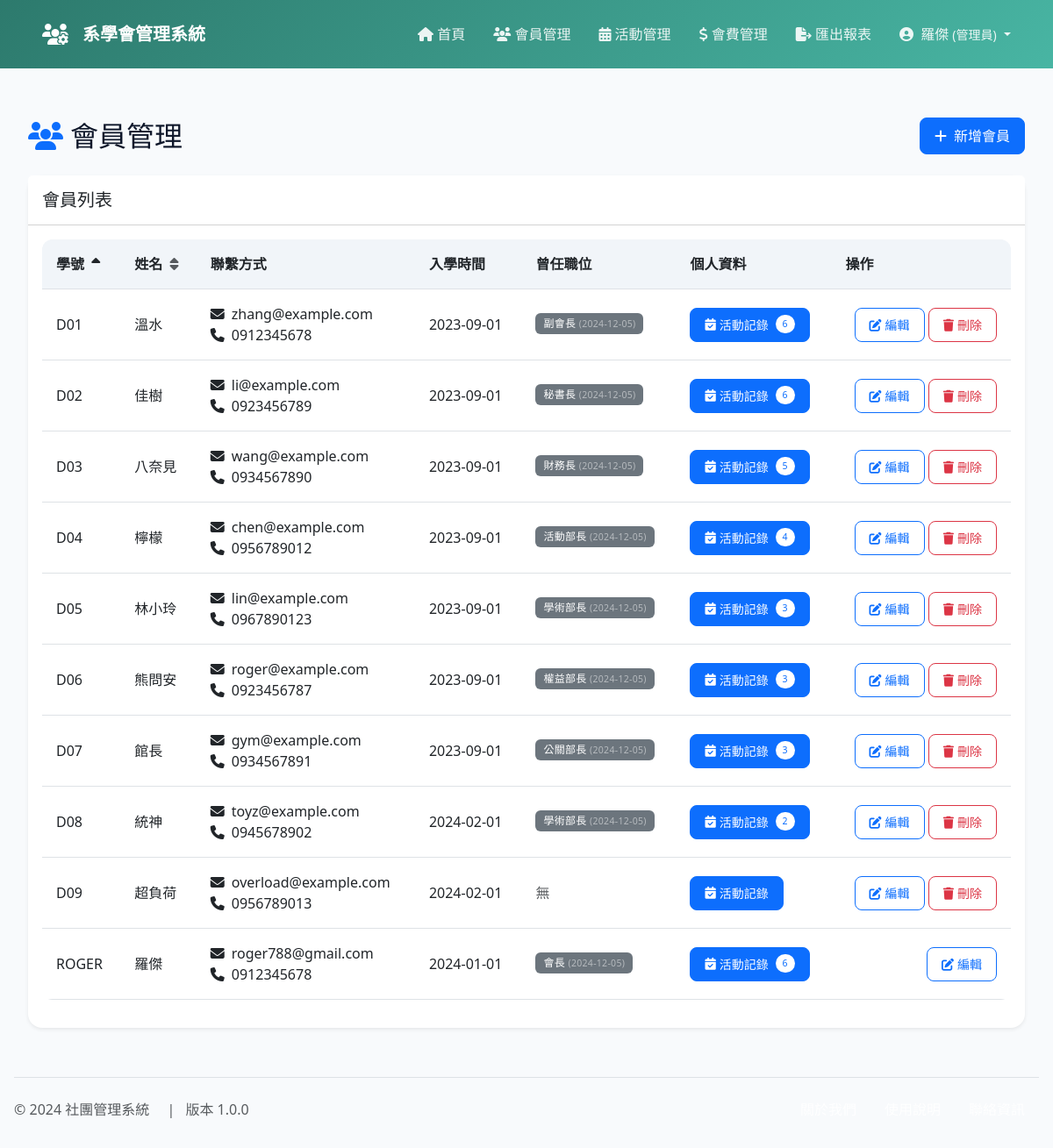
The page /public/members/members.php (signed in) on the database its author committed.
### tables this page shows
CREATE TABLE members (
    id INT PRIMARY KEY AUTO_INCREMENT,
    student_id VARCHAR(10) UNIQUE NOT NULL,
    name VARCHAR(50) NOT NULL,
    department VARCHAR(50) NOT NULL,
    class VARCHAR(20) NOT NULL,
    email VARCHAR(100),
    phone VARCHAR(20),
    entry_date DATE NOT NULL,
    role ENUM('admin', 'member') DEFAULT 'member',
    password VARCHAR(32) NOT NULL,
    created_at TIMESTAMP DEFAULT CURRENT_TIMESTAMP,
    updated_at TIMESTAMP DEFAULT CURRENT_TIMESTAMP ON UPDATE CURRENT_TIMESTAMP,
    INDEX idx_student_id (student_id),
    INDEX idx_department_class (department, class)
);

### public/members/members.php (the view, shortened to what this page needs)
<?php
require_once '../../includes/header.php';
require_once '../../config/database.php';
?>
<?php
$isAdmin = isset($_SESSION['role']) && $_SESSION['role'] === 'admin';
$currentUserId = $_SESSION['user_id'];
$orderBy = isset($_GET['sort']) ? $_GET['sort'] : 'student_id';
$order = isset($_GET['order']) ? $_GET['order'] : 'asc';
$validColumns = ['student_id', 'name', 'department', 'activity_count'];
$orderBy = in_array($orderBy, $validColumns) ? $orderBy : 'student_id';
$order = strtolower($order) === 'desc' ? 'desc' : 'asc';
$query = "
    SELECT
        m.*,
        COUNT(DISTINCT ap.activity_id) as activity_count,
        GROUP_CONCAT(
            DISTINCT
            CONCAT(p.name, ' (', DATE_FORMAT(mp.created_at, '%Y-%m-%d'), ')')
            ORDER BY mp.created_at DESC
            SEPARATOR '||'
        ) as positions,
        GROUP_CONCAT(
            DISTINCT mp.position_id
            ORDER BY mp.created_at DESC
        ) as position_ids
    FROM
        members m
        LEFT JOIN activity_participants ap ON m.id = ap.member_id
        LEFT JOIN member_positions mp ON m.id = mp.member_id
        LEFT JOIN positions p ON mp.position_id = p.id
    GROUP BY
        m.id
    ORDER BY
        $orderBy $order";
$stmt = $conn->query($query);
$members = $stmt->fetchAll();
function getSortUrl($column, $currentOrderBy, $currentOrder) {
    $newOrder = ($currentOrderBy === $column && $currentOrder === 'asc') ? 'desc' : 'asc';
    return "?sort=" . $column . "&order=" . $newOrder;
}
function getSortIcon($column, $currentOrderBy, $currentOrder) {
    if ($currentOrderBy !== $column) {
        return '<i class="fas fa-sort text-muted ms-1"></i>';
    }
    return $currentOrder === 'asc'
        ? '<i class="fas fa-sort-up ms-1"></i>'
        : '<i class="fas fa-sort-down ms-1"></i>';
}
?>
<div class="container mt-4">
    <div class="d-flex justify-content-between align-items-center mb-4">
        <h2 class="mb-0">
            <i class="fas fa-users text-primary me-2"></i>會員管理
        </h2>
        <?php if ($isAdmin): ?>
        <button type="button" class="btn btn-primary btn-add-member" id="addMemberBtn">
            <i class="fas fa-plus me-2"></i>新增會員
        </button>
        <?php endif; ?>
    </div>
    <div class="card shadow-sm">
        <div class="card-header bg-white py-3">
            <h5 class="mb-0">會員列表</h5>
        </div>
        <div class="card-body">
            <div class="table-responsive">
                <table class="table table-hover align-middle">
                    <thead class="bg-light">
                        <tr>
                            <th>
                                <a href="<?php echo getSortUrl('student_id', $orderBy, $order); ?>" class="text-decoration-none text-dark">
                                    學號 <?php echo getSortIcon('student_id', $orderBy, $order); ?>
                                </a>
                            </th>
                            <th>
                                <a href="<?php echo getSortUrl('name', $orderBy, $order); ?>" class="text-decoration-none text-dark">
                                    姓名 <?php echo getSortIcon('name', $orderBy, $order); ?>
                                </a>
                            </th>
                            <th>聯繫方式</th>
                            <th>入學時間</th>
                            <th>曾任職位</th>
                            <th>個人資料</th>
                            <th>操作</th>
                        </tr>
                    </thead>
                    <tbody>
                        <?php if (empty($members)): ?>
                        <tr>
                            <td colspan="7" class="text-center py-4 text-muted">
                                <i class="fas fa-users fa-3x mb-3 d-block"></i>
                                目前有會員資料
                            </td>
                        </tr>
                        <?php else: ?>
                        <?php foreach ($members as $member): ?>
                        <tr>
                            <td><?php echo htmlspecialchars($member['student_id']); ?></td>
                            <td><?php echo htmlspecialchars($member['name']); ?></td>
                            <td>
                                <div><i class="fas fa-envelope me-2"></i><?php echo htmlspecialchars($member['email']); ?></div>
                                <div><i class="fas fa-phone me-2"></i><?php echo htmlspecialchars($member['phone']); ?></div>
                            </td>
                            <td><?php echo htmlspecialchars($member['entry_date']); ?></td>
                            <td>
                                <?php
                                if ($member['positions']) {
                                    $positions = explode('||', $member['positions']);
                                    foreach ($positions as $position) {
                                        if (preg_match('/(.+?) \((\d{4}-\d{2}-\d{2})\)/', $position, $matches)) {
                                            $posName = $matches[1];
                                            $posDate = $matches[2];
                                            echo '<div class="badge bg-secondary mb-1">';
                                            echo htmlspecialchars($posName);
                                            echo ' <small class="text-white-50">(' . htmlspecialchars($posDate) . ')</small>';
                                            echo '</div><br>';
                                        }
                                    }
                                } else {
                                    echo '<span class="text-muted">無</span>';
                                }
                                ?>
                            </td>
                            <td>
                                <a href="member_activities.php?id=<?php echo $member['id']; ?>"
                                   class="btn btn-primary btn-sm position-relative d-inline-flex align-items-center"
                                   style="transition: all 0.2s ease-in-out;"
                                   onmouseover="this.style.transform='translateY(-1px)'"
                                   onmouseout="this.style.transform='translateY(0)'">
                                    <i class="fas fa-calendar-check me-1"></i>
                                    活動記錄
                                    <?php if($member['activity_count'] > 0): ?>
                                    <span class="badge bg-white text-primary rounded-pill ms-2">
                                        <?php echo $member['activity_count']; ?>
                                    </span>
                                    <?php endif; ?>
                                </a>
                            </td>
                            <td class="text-end">
                                <?php if ($isAdmin): ?>
                                    <button type="button"
                                            class="btn btn-sm btn-outline-primary btn-edit-member"
                                            data-member='<?php echo htmlspecialchars(json_encode([
                                                'id' => $member['id'],
                                                'student_id' => $member['student_id'],
                                                'name' => $member['name'],
                                                'department' => $member['department'],
                                                'class' => $member['class'],
                                                'email' => $member['email'],
                                                'phone' => $member['phone'],
                                                'entry_date' => $member['entry_date'],
                                                'role' => $member['role'],
                                                'positions' => $member['position_ids']
                                            ])); ?>'>
                                        <i class="fas fa-edit me-1"></i>編輯
                                    </button>
                                    <?php if ($member['id'] != $currentUserId): ?>
                                    <button type="button"
                                            class="btn btn-sm btn-outline-danger btn-delete-member"
                                            data-member-id="<?php echo $member['id']; ?>">
                                        <i class="fas fa-trash me-1"></i>刪除
                                    </button>
                                    <?php endif; ?>
                                <?php endif; ?>
                            </td>
                        </tr>
                        <?php endforeach; ?>
                        <?php endif; ?>
                    </tbody>
                </table>
            </div>
        </div>
    </div>
</div>
<?php require_once '../../includes/footer.php'; ?>

### includes/header.php (style rules this page uses)
:root { --primary-color: #2D7A6D; --secondary-color: #48B5A3; --bg-color: #f8fafc; --text-color: #0f172a; }
body { background-color: var(--bg-color); color: var(--text-color); font-family: system-ui, -apple-system, 'Segoe UI', sans-serif; min-height: 100vh; display: flex; flex-direction: column; }
.container { max-width: 1200px; margin: 0 auto; padding: 0 1rem; }
.btn { padding: 0.5rem 1rem; border-radius: 0.5rem; font-weight: 500; transition: all 0.2s ease; }
.card { border: none; border-radius: 1rem; box-shadow: 0 1px 3px 0 rgba(0, 0, 0, 0.1); transition: all 0.2s ease; }
.table { border-radius: 0.75rem; overflow: hidden; }
.table thead th { background-color: #f1f5f9; font-weight: 600; padding: 1rem; white-space: nowrap; }
.table td { padding: 1rem; vertical-align: middle; }
.badge { padding: 0.5em 0.75em; font-weight: 500; letter-spacing: 0.025em; border-radius: 0.375rem; }

### rows shown on the page
members: student "D01", name "溫水", email "zhang@example.com", phone "0912345678", entry_date "2023-09-01", posName "副會長", posDate "2024-12-05", activity_count "6"
members: student "D02", name "佳樹", email "li@example.com", phone "0923456789", entry_date "2023-09-01", posName "秘書長", posDate "2024-12-05", activity_count "6"
members: student "D03", name "八奈見", email "wang@example.com", phone "0934567890", entry_date "2023-09-01", posName "財務長", posDate "2024-12-05", activity_count "5"
members: student "D04", name "檸檬", email "chen@example.com", phone "0956789012", entry_date "2023-09-01", posName "活動部長", posDate "2024-12-05", activity_count "4"
members: student "D05", name "林小玲", email "lin@example.com", phone "0967890123", entry_date "2023-09-01", posName "學術部長", posDate "2024-12-05", activity_count "3"
members: student "D06", name "熊問安", email "roger@example.com", phone "0923456787", entry_date "2023-09-01", posName "權益部長", posDate "2024-12-05", activity_count "3"
members: student "D07", name "館長", email "gym@example.com", phone "0934567891", entry_date "2023-09-01", posName "公關部長", posDate "2024-12-05", activity_count "3"
members: student "D08", name "統神", email "toyz@example.com", phone "0945678902", entry_date "2024-02-01", posName "學術部長", posDate "2024-12-05", activity_count "2"
members: student "D09", name "超負荷", email "overload@example.com", phone "0956789013", entry_date "2024-02-01", shows "無"
members: student "ROGER", name "羅傑", email "roger788@gmail.com", phone "0912345678", entry_date "2024-01-01", posName "會長", posDate "2024-12-05", activity_count "6"

### other values the page prints
$displayName "羅傑"
$role "管理員"
